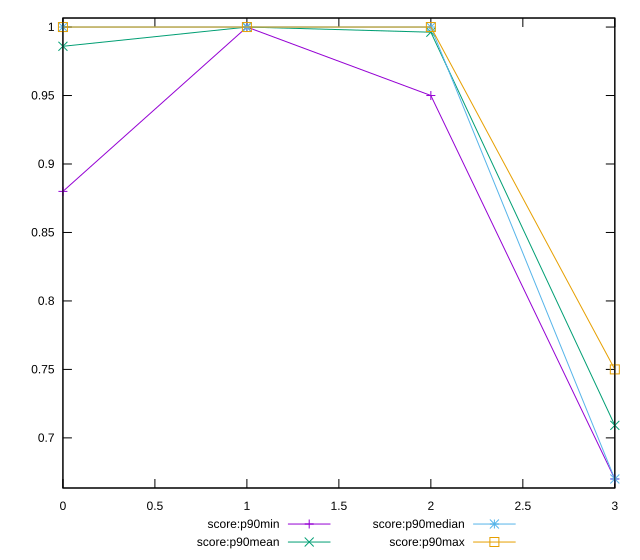

Write the gnuplot code that produced this figure.
reset

$scoreP90Min <<EOF
0 0.88
1 1
2 0.95
3 0.67
EOF

$scoreP90Mean <<EOF
0 0.9859574468085104
1 1
2 0.996236559139785
3 0.7091489361702134
EOF

$scoreP90Median <<EOF
0 1
1 1
2 1
3 0.67
EOF

$scoreP90Max <<EOF
0 1
1 1
2 1
3 0.75
EOF

set key outside below
set xrange [0:3]
set yrange [0.6634:1.0066]
set trange [0.6634:1.0066]
set terminal svg size 640, 560 enhanced background rgb 'white'
set output "reports/report_00030_2021-02-24T20-42-31.540Z/unused-css-rules/progression/score.svg"

plot $scoreP90Min title "score:p90min" with linespoints, \
     $scoreP90Mean title "score:p90mean" with linespoints, \
     $scoreP90Median title "score:p90median" with linespoints, \
     $scoreP90Max title "score:p90max" with linespoints

reset
